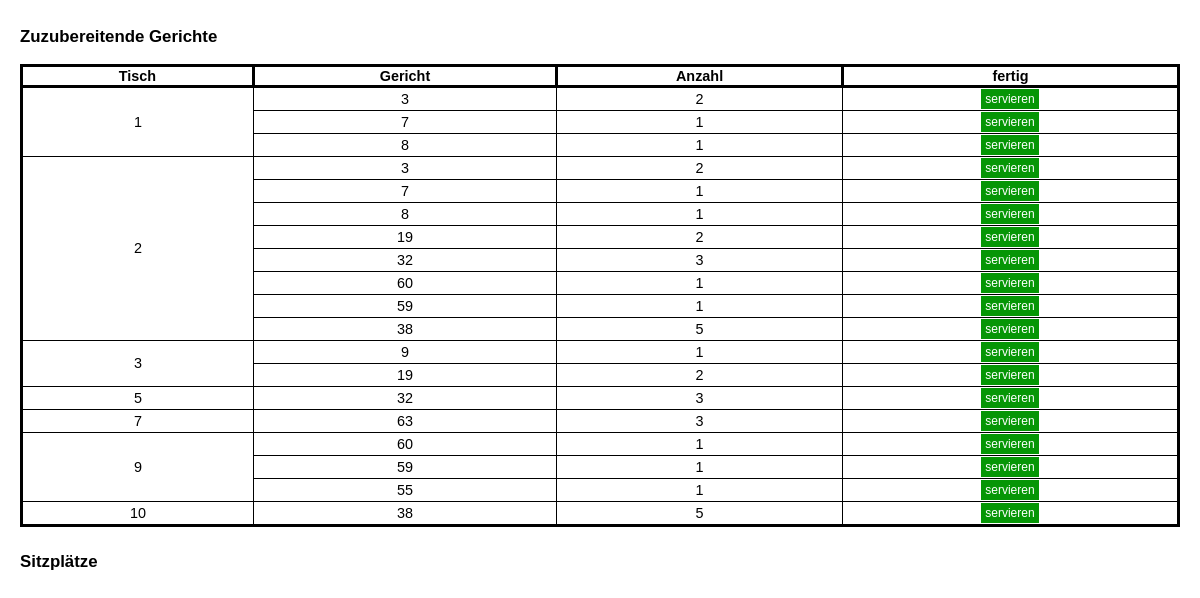
/php/kueche.php, run on the app's committed database.
### tables this page shows
CREATE TABLE `bestellungen` (
  `id` int(10) UNSIGNED NOT NULL,
  `tisch_id` int(10) UNSIGNED NOT NULL,
  `gericht_id` int(10) UNSIGNED NOT NULL,
  `gerichtanzahl` int(10) UNSIGNED NOT NULL
);

### php/kueche.php (the view, shortened to what this page needs)
<!DOCTYPE html>
<html>
    <head>
        <link rel="stylesheet" href="../styles.css">
    </head>
    <body>
        <?php
            include("php-scripts/db.php");
            $sqlSeat =  "SELECT tisch_id, COUNT(tisch_id) AS AnzahlBestellungen FROM `bestellungen` GROUP BY tisch_id";
        ?>
        <h3>Zuzubereitende Gerichte</h3>
        <table id="kueche" style="width:100%;border-collapse:collapse;" >
            <tr>
                <th>Tisch</th>
                <th>Gericht</th>
                <th>Anzahl</th>
                <th>fertig</th>
            </tr>
        <?php
            foreach ($pdo->query($sqlSeat) as $SeatRow) :
                $seat = $SeatRow['tisch_id'];
                $seatCount = $SeatRow['AnzahlBestellungen'];
                $sqlMeals = "SELECT id, gericht_id, gerichtanzahl FROM `bestellungen` WHERE tisch_id=$seat";
        ?>
            <tr>
                <td rowspan="<?php echo $seatCount; ?>"><?php echo $seat; ?></td>
            <?php
                foreach ($pdo->query($sqlMeals) as $MealRow) :
                    $orderID = $MealRow['id'];
                    $meal = $MealRow['gericht_id'];
                    $mealCount = $MealRow['gerichtanzahl'];
            ?>
                <td><?php echo $meal;?></td>
                <td><?php echo $mealCount;?></td>
                <td><button class="btnsmall" onClick="serve(<?php echo $orderID; ?>)">servieren</button></tr>
                <?php endforeach; endforeach; ?>
        </table>
        <h3 style="margin-top: 25px;margin-bottom: 0px;">Sitzplätze</h3>
    </body>
</html>

### styles.css (style rules this page uses)
html { height: 100%; }
body { font-family: Arial, Helvetica, sans-serif; font-size: .9em; color: #000000; background-color: #FFFFFF; margin: 0; height: 100%; padding: 10px 20px 20px 20px; }
* { box-sizing: border-box; }
.btnsmall { background-color: rgb(6, 150, 6); border: none; color: white; padding: 3px 4px; font-size: 12px; cursor: pointer; }
td { text-align: center; }
table#kueche td { border: 1px solid black; }
table#kueche th, table#kueche { border: 3px solid black; }

### data on the page
bestellungen: gericht "3", gerichtanzahl "2"
bestellungen: gericht "7", gerichtanzahl "1"
bestellungen: gericht "8", gerichtanzahl "1"
bestellungen: gericht "3", gerichtanzahl "2"
bestellungen: gericht "7", gerichtanzahl "1"
bestellungen: gericht "8", gerichtanzahl "1"
bestellungen: gericht "19", gerichtanzahl "2"
bestellungen: gericht "32", gerichtanzahl "3"
bestellungen: gericht "60", gerichtanzahl "1"
bestellungen: gericht "59", gerichtanzahl "1"
bestellungen: gericht "38", gerichtanzahl "5"
bestellungen: gericht "9", gerichtanzahl "1"
bestellungen: gericht "19", gerichtanzahl "2"
bestellungen: gericht "32", gerichtanzahl "3"
bestellungen: gericht "63", gerichtanzahl "3"
bestellungen: gericht "60", gerichtanzahl "1"
bestellungen: gericht "59", gerichtanzahl "1"
bestellungen: gericht "55", gerichtanzahl "1"
bestellungen: gericht "38", gerichtanzahl "5"

### other printed values
$seat "1"
$seat "2"
$seat "3"
$seat "5"
$seat "7"
$seat "9"
$seat "10"
